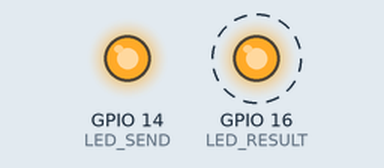
Recording of a sketch running on a simulated ESP8266 (NodeMCU). Shown: output pins drawn as LEDs (lit = HIGH). Dashed ring = blinking.

Above: at 0.5 s.
Timing chart, 0 to 4.6 s (numbered marks = the images above):
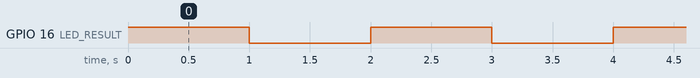

Measured:
- by itself, GPIO 16 (LED_RESULT): alternates HIGH for 1.0 s and LOW for 1.0 s

The sketch:

blink_esp8266.ino
```cpp
#define LED_RESULT 16
#define LED_SEND   14

void setup()
{
  pinMode(LED_RESULT, OUTPUT);
  pinMode(LED_SEND,   OUTPUT);

  digitalWrite(LED_RESULT,  HIGH);
  digitalWrite(LED_SEND,    HIGH);
}

void loop()
{
  digitalWrite(LED_RESULT, HIGH );
  delay(1000);
  digitalWrite(LED_RESULT, LOW  );
  delay(1000);
}
```
